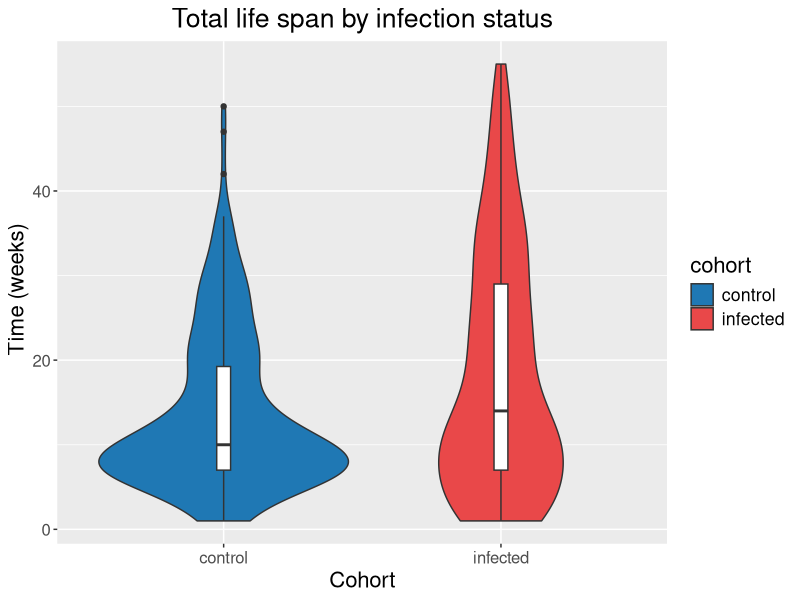
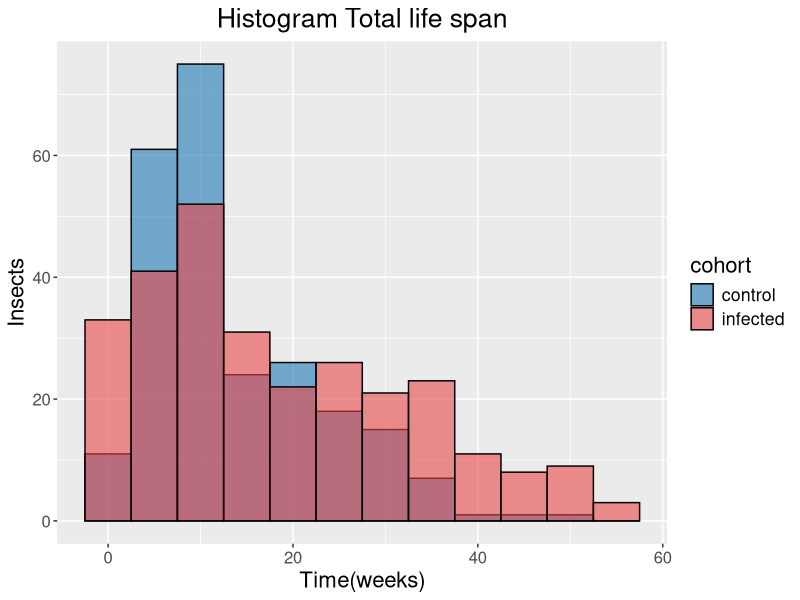
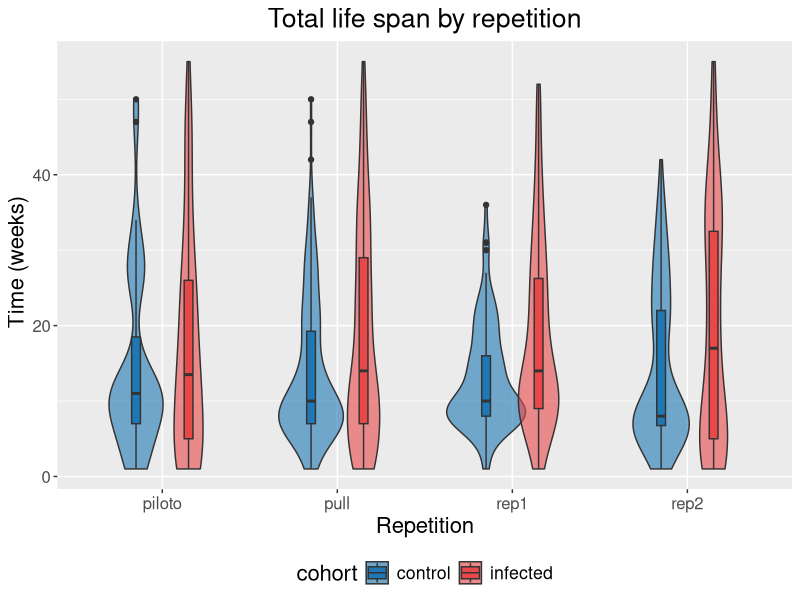

Generate these figures, in order, with R:
#####################################################
#Cimex on life tables (T cruzi-infected and control)
#code for total life span graphics
#Written by Renzo Salazar
#updated:dic 2016
#######################################################

### R packages being used in case needed:
# Use the commented command if the package is not installed
#install.packages("reshape")
#install.packages("ggplots")
#install.packages("RColorBrewer")

#loading needed libraries
library("reshape")
library("ggplot2")
library("RColorBrewer")  


####################################################################

#getting working directory uncomment if needed
setwd("D:/LAB/ENSAYOS/CICLO VIDA CIMEX-CRUZI/R code")
#getwd()

# Load csv file
stcimex <- read.csv(file = 'survival total cimex.csv')
dim(stcimex)
colnames(stcimex)
head(stcimex)
tail(stcimex)

#dead by week indicate how much weeks has alive each insect
pull<- stcimex[stcimex$repeticion == "pull",]
dim(pull)
cocx<-pull[pull$grupo=="control",c(4,22)]
infcx<-pull[pull$grupo=="infectado",c(4,22)]
cocx

#transform into a long vectors
coxw<-rep(cocx$semana,cocx$Muetxweek)
infxw<-rep(infcx$semana,infcx$Muetxweek)
length(infxw)

# as co and inf have a different length (CO=240, INF=280), 
#is needed to add NAs to get the same length to built a dataframe
coxw1 = c(coxw, rep(NA, length(infxw) - length(coxw)))

#built a new data frame
newdb<-as.data.frame(cbind(coxw1,infxw))
head(newdb)

#reshape dataframe
colnames(newdb)<-c("control", "infected")
longdb<-na.omit(melt(newdb))
colnames(longdb)<-c("cohort","time")
head(longdb)

############################################################################
#Violin plot with boxplot
############################################################################
ggplot(longdb, aes(x=cohort, y=time, fill=cohort))+
  geom_violin()+
  scale_fill_manual(values=c("#1F78B4","#E94849"))+
  ggtitle("Total life span by infection status") + xlab("Cohort") + ylab(" Time (weeks)") +
  theme(text = element_text(size=16),plot.title = element_text(hjust = 0.5),axis.text.x=element_text(size=12),axis.text.y=element_text(size=12))+
  geom_boxplot(width=0.05,fill="white")

############################################################################
#Histogram for total life span
############################################################################

#using the same dataframe to violin plot
ggplot(longdb, aes(x=time, fill=cohort))+
  geom_histogram(binwidth=5, alpha=.6, position="identity",col=I("black"))+
  scale_fill_manual(values=c("#1F78B4","#E94849"))+
  ggtitle("Histogram Total life span") + xlab("Time(weeks)") + ylab("Insects") +
  theme(text = element_text(size=16),plot.title = element_text(hjust = 0.5),
        axis.text.x=element_text(size=12),axis.text.y=element_text(size=12))


##################################################################################
#multiple violin plots by reps
##################################################################################
#prepare data frame
#separate data frame by infection status and select columns to work
#dead by week indicate how much weeks has alive each insect
coreps<-stcimex[stcimex$grupo=="control",c(1,4,22)]
infreps<-stcimex[stcimex$grupo=="infectado",c(1,4,22)]

#repeat values to long data
colnames(coreps)
corepsexpan <- coreps[rep(row.names(coreps), coreps$Muetxweek), c(1,2)]
summary(corepsexpan)
infrepsexpan <- infreps[rep(row.names(infreps), infreps$Muetxweek), c(1,2)]
summary(infrepsexpan)
dim(corepsexpan)

#join data frames
reps<-data.frame(rbind(corepsexpan,infrepsexpan))
dim(reps)
#add column to identify cohorts
reps$cohort<-c(rep("control",length(corepsexpan$repeticion)),rep("infected",length(infrepsexpan$repeticion)))
colnames(reps)<-c("group","time","cohort")


#built the plot
#########################################
#set same position to violin and boxplot
dodge <- position_dodge(width = 0.6)
#plot
ggplot(reps, aes(x=group, y=time, fill=cohort))+
  geom_violin(alpha=.6,position = dodge)+
  scale_fill_manual(values=c("#1F78B4","#E94849"))+
  ggtitle("Total life span by repetition") + xlab("Repetition") + ylab(" Time (weeks)") +
  theme(text = element_text(size=16),plot.title = element_text(hjust = 0.5),
        axis.text.x=element_text(size=12),axis.text.y=element_text(size=12),
        legend.position="bottom")+
  geom_boxplot(width=0.1,position=dodge)
  
